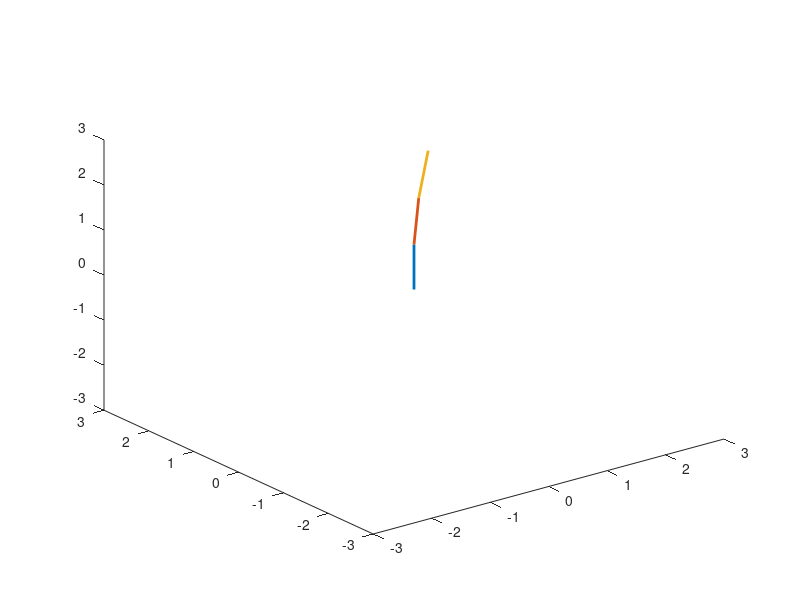

Recreate this plot in MATLAB.
eins = input('q1: ');
zwei = input('q2: ');
drei = input('q3: ');
vier = input('q4: ');
i = 1;
q1 = 0;
q2 = 0;
q3 = 0;
q4 = 0;
while i <= 100
    i = i + 1;
    q1 = q1 + (eins/100)*(pi/180);
    q2 = q2 + (zwei/100)*(pi/180);
    q3 = q3 + (drei/100)*(pi/180);
    q4 = q4 + (vier/100)*(pi/180);
    Rz = [
        cos(q1) -sin(q1) 0 0
        sin(q1) cos(q1) 0 0
        0 0 1 0
        0 0 0 1];
    Tz = [
        1 0 0 0
        0 1 0 0
        0 0 1 1
        0 0 0 1];
    first = Rz*Tz;
    Ry = [
        cos(q2) 0 sin(q2) 0
        0 1 0 0
        -sin(q2) 0 cos(q2) 0
        0 0 0 1];
    second = first*Ry;
    second = second*Tz;
    Ry = [
        cos(q3) 0 sin(q3) 0
        0 1 0 0
        -sin(q3) 0 cos(q3) 0
        0 0 0 1];
    third = second*Ry;
    third = third*Tz;
    Ry = [cos(q4) 0 sin(q4) 0
        0 1 0 0
        -sin(q4) 0 cos(q4) 0
        0 0 0 1];
    fourth = third*Ry;
    fourth = fourth*Tz;
    disp([first(1,4) first(2,4) first(3,4)]);
    disp([second(1,4) second(2,4) second(3,4)]);
    disp([third(1,4) third(2,4) third(3,4)]);
    disp([fourth(1,4) fourth(2,4) fourth(3,4)]);
    pause(0.1);
    plot3([0 first(1,4)],[0 first(2,4)],[0 first(3,4)],'LineWidth',2);
    set(gca,'XLim',[-3 3]);
    set(gca,'YLim',[-3 3]);
    set(gca,'ZLim',[-3 3]);
    hold on;
    plot3([first(1,4) second(1,4)],[first(2,4) second(2,4)],[first(3,4) second(3,4)],'LineWidth',2);
     plot3([second(1,4) third(1,4)],[second(2,4) third(2,4)],[second(3,4) third(3,4)],'LineWidth',2);
    hold off;
   
end